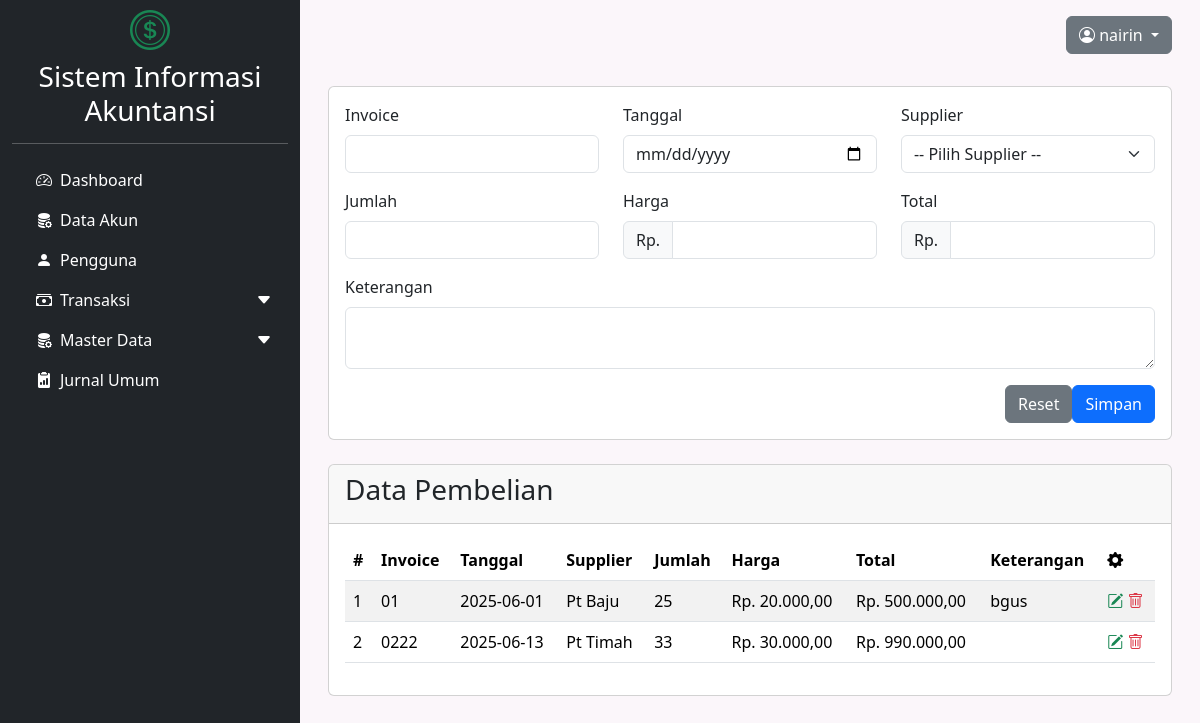
Screenshot of /dashboard.php?modul=pembelian (signed in) with the database file from the repository.
### tables this page shows
CREATE TABLE `pembelian` (
  `pembelian_id` int(11) NOT NULL,
  `invoice_pembelian` varchar(50) NOT NULL,
  `tanggal_pembelian` date NOT NULL,
  `supplier_id` int(11) DEFAULT NULL,
  `jumlah_pembelian` int(11) NOT NULL,
  `harga_pembelian` decimal(10,2) NOT NULL,
  `total_pembelian` decimal(15,2) NOT NULL,
  `keterangan` text DEFAULT NULL
);

CREATE TABLE `supplier` (
  `supplier_id` int(11) NOT NULL,
  `nama_supplier` varchar(100) NOT NULL,
  `alamat` text DEFAULT NULL,
  `telepon` varchar(15) DEFAULT NULL,
  `email` varchar(100) DEFAULT NULL
);

### modul/pembelian/index.php (the view, shortened to what this page needs)
<?php
include_once $_SERVER['DOCUMENT_ROOT'] . "/app_sia/koneksi.php";
?>
<form action="modul/pembelian/aksi_pembelian.php?act=insert" method="post">
  <div class="card mb-3">
    <div class="card-body">
      <div class="row mb-3">
        <div class="col-md-4">
          <label for="invoice" class="form-label">Invoice</label>
          <input type="text" class="form-control" name="invoice_pembelian" id="invoice" required>
        </div>
        <div class="col-md-4">
          <label for="tanggal" class="form-label">Tanggal</label>
          <input type="date" class="form-control" name="tanggal_pembelian" id="tanggal" required>
        </div>
        <div class="col-md-4">
          <label for="supplier" class="form-label">Supplier</label>
          <select name="supplier_id" class="form-select" id="supplier" required>
            <option value="">-- Pilih Supplier --</option>
          </select>
        </div>
      </div>
      <div class="row mb-3">
        <div class="col-md-4">
          <label for="jumlah" class="form-label">Jumlah</label>
          <input type="number" class="form-control" name="jumlah_pembelian" id="jumlah" oninput="hitungTotal();" required>
        </div>
        <div class="col-md-4">
          <label for="harga" class="form-label">Harga</label>
          <div class="input-group">
            <span class="input-group-text">Rp.</span>
            <input type="number" class="form-control" name="harga_pembelian" id="harga" oninput="hitungTotal();" required>
          </div>
        </div>
        <div class="col-md-4">
          <label for="total" class="form-label">Total</label>
          <div class="input-group">
            <span class="input-group-text">Rp.</span>
            <input type="number" class="form-control" name="total_pembelian" id="total" readonly>
          </div>
        </div>
      </div>
      <div class="row mb-3">
        <div class="col-md-12">
          <label for="keterangan" class="form-label">Keterangan</label>
          <textarea name="keterangan" id="keterangan" class="form-control"></textarea>
        </div>
      </div>
      <div class="d-flex">
        <button type="reset" class="btn btn-secondary">Reset</button>
        <button type="submit" name="submit" class="btn btn-primary">Simpan</button>
      </div>
    </div>
  </div>
</form>
<div class="card mt-4">
  <div class="card-header">
    <h3>Data Pembelian</h3>
  </div>
  <div class="card-body">
    <div class="table-responsive">
      <table class="table table-striped">
        <thead>
          <tr>
            <th>#</th>
            <th>Invoice</th>
            <th>Tanggal</th>
            <th>Supplier</th>
            <th>Jumlah</th>
            <th>Harga</th>
            <th>Total</th>
            <th>Keterangan</th>
            <th><i class="bi bi-gear-fill"></i></th>
          </tr>
        </thead>
        <tbody>
          <?php
          $query = "
            SELECT
              a.pembelian_id      AS id_pembelian,
              a.invoice_pembelian AS invoice,
              a.tanggal_pembelian AS tanggal,
              b.supplier_id       AS id_supplier,
              b.nama_supplier     AS nama_supplier,
              a.jumlah_pembelian  AS jumlah,
              a.harga_pembelian   AS harga,
              a.total_pembelian   AS total,
              a.keterangan        AS keterangan
            FROM pembelian a
            INNER JOIN supplier b
              ON a.supplier_id = b.supplier_id
          ";
          $exec = mysqli_query($koneksi, $query);
          $no = 0;
          while ($row = mysqli_fetch_assoc($exec)) {
            $no++;
          ?>
            <tr>
              <td><?= $no ?></td>
              <td><?= htmlspecialchars($row['invoice']) ?></td>
              <td><?= htmlspecialchars($row['tanggal']) ?></td>
              <td><?= htmlspecialchars($row['nama_supplier']) ?></td>
              <td><?= htmlspecialchars($row['jumlah']) ?></td>
              <td><?= "Rp. " . number_format($row['harga'], 2, ',', '.') ?></td>
              <td><?= "Rp. " . number_format($row['total'], 2, ',', '.') ?></td>
              <td><?= htmlspecialchars($row['keterangan']) ?></td>
              <td>
                <a href="#editPembelian<?= $row['id_pembelian'] ?>" class="text-decoration-none" data-bs-toggle="modal">
                  <i class="bi bi-pencil-square text-success"></i>
                </a>
                <a href="modul/pembelian/aksi_pembelian.php?act=delete&id=<?= $row['id_pembelian'] ?>" class="text-decoration-none" onclick="return confirm('Yakin ingin hapus data?');">
                  <i class="bi bi-trash text-danger"></i>
                </a>
              </td>
            </tr>
          <?php }  ?>
        </tbody>
      </table>
    </div>
  </div>
</div>

### rows the page displays
pembelian: invoice_pembelian "01", tanggal_pembelian "2025-06-01", supplier.nama_supplier "Pt Baju", jumlah_pembelian "25", harga_pembelian "20.000,00", total_pembelian "500.000,00", keterangan "bgus"
pembelian: invoice_pembelian "0222", tanggal_pembelian "2025-06-13", supplier.nama_supplier "Pt Timah", jumlah_pembelian "33", harga_pembelian "30.000,00", total_pembelian "990.000,00"

### other values shown
$_SESSION['nama_lengkap'] "nairin"
